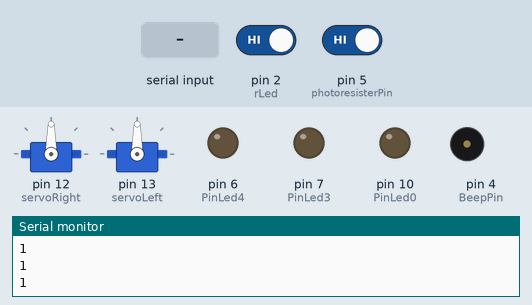
Recording of a sketch running on a simulated Arduino Uno, built with avr-gcc and run on an emulated ATmega328P. Parts: 2 × servo, output pins drawn as LEDs (lit = HIGH), buzzer (waves = sounding), the last lines printed to the serial monitor. The inputs (shaded band) are chosen by the test bench; at power-on: pin 2 (rLed) HIGH, pin 5 (photoresisterPin) HIGH.

Above: at 1.2 s.
1.3 s: "F" received over the second serial link
At 2.4 s:
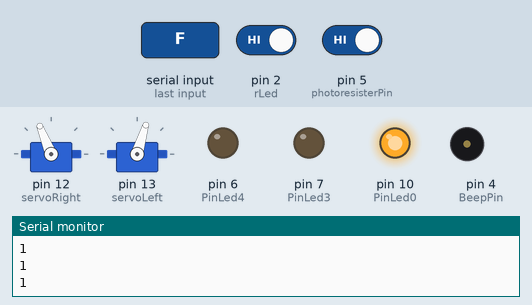
2.8 s: pin 2 (rLed) driven LOW
At 3.7 s:
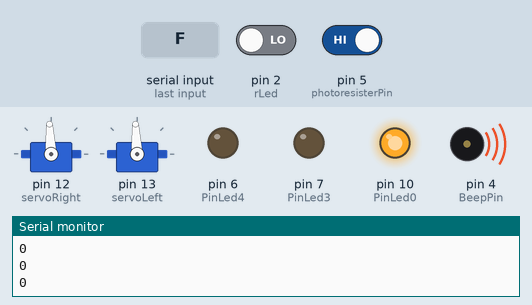
4.4 s: "B" received over the second serial link
At 5.1 s:
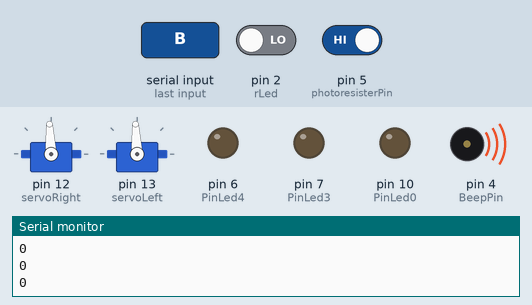
6.0 s: "L" received over the second serial link
At 6.4 s:
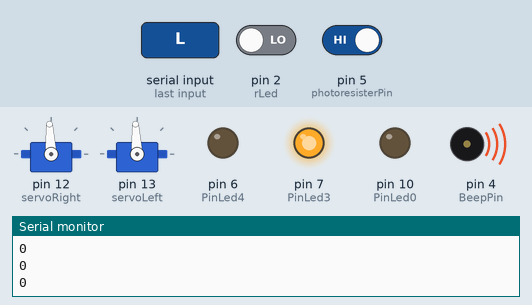
7.6 s: pin 5 (photoresisterPin) driven LOW
At 8.8 s:
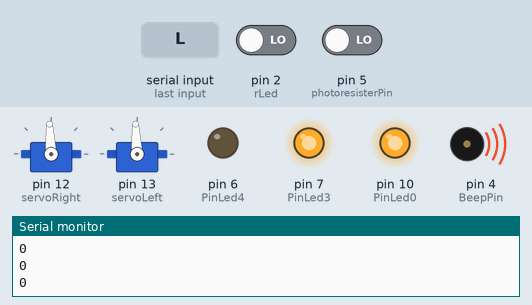
9.1 s: "R" received over the second serial link
At 10.3 s:
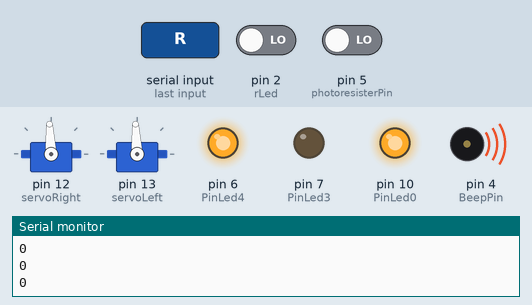
Timing chart, 0 to 11.7 s (numbered marks = the images above; inputs shaded):
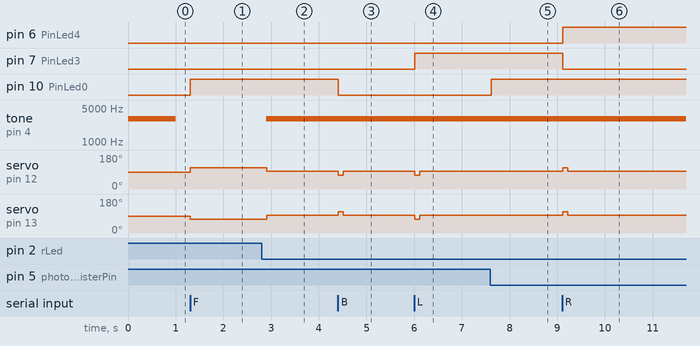

The sketch:

Car_remoteLight_v5.ino
```cpp
//*************************************************************** 使用藍芽控制ABB Car
#include<Servo.h>               //引用Servo Libary
#include <SoftwareSerial.h>      //引用藍芽相關 Libary
Servo servoRight;               //定義伺服馬達右邊輪子
Servo servoLeft;                //定義伺服馬達左邊輪子
SoftwareSerial BT(8, 9);         //接收腳(RX), 傳送腳(TX)
char val;                       //設定字元，用於接收資料的變數

//int PinLed1=11;               //設定左前LED
//int PinLed2=10;               //設定右前LED
int PinLed0=10;                 //設定前LED
int PinLed3=7;                  //設定左後LED
int PinLed4=6;                  //設定右後LED
int photoresisterPin=5;         //設定光敏電阻
int light_on;
int light_press=1;/////////////////////////////////
int rLed=2;
int BeepPin=4;                  //設定蜂鳴器

void setup()
{
  servoRight.attach(12);            //右輪連結servo的12腳
  servoLeft.attach(13);             //左輪連結servo的13腳
  Serial.begin(9600);               //設定鮑率為9600
  BT.begin(9600);                  //設定藍牙模組的連線速率
  pinMode(PinLed0,OUTPUT);         //設定前LED輸出腳位
  pinMode(PinLed3,OUTPUT);         //設定左後LED輸出腳位
  pinMode(PinLed4,OUTPUT);         //設定右後LED輸出腳位
  pinMode(photoresisterPin,INPUT); //設定光敏電阻
  pinMode(2,INPUT);                //設定redLED
  pinMode(4,OUTPUT);               //設定蜂鳴器
  //pinMode(2,INPUT);pinMode(3,OUTPUT);
  tone(BeepPin,3000,1000);         //tone(腳位,頻率,時間)
}

void loop()
  {
     //LED
    light_on=digitalRead(photoresisterPin);

    if (light_press==1)
      {
      if(light_on==0)                   //前方LED燈開
        {
          //digitalWrite(PinLed1,HIGH);
          //digitalWrite(PinLed2,HIGH);
          digitalWrite(PinLed0,HIGH);
         // Serial.println("light_on");
        }
      else if(light_on==1)              //前方LED燈關
        {
           //digitalWrite(PinLed1,LOW);
           //digitalWrite(PinLed2,LOW);
           digitalWrite(PinLed0,LOW);
           //Serial.println("light_off");
        }
      }
    else
      digitalWrite(PinLed0,HIGH);

    //LED燈開
    int irLed = digitalRead(rLed);
    Serial.println(irLed);
    delay(100);
    //蜂鳴器
    if (irLed==0)
    {
      tone(BeepPin,3000,500);
      bestop();
    }
    /////////////////////////
    //偵測到藍芽
    if (BT.available())
    {
      val = BT.read();        //讀取藍芽的值
      Serial.println(val);    //顯示藍芽的值

      //控制車子方向
      if(val=='F')
      {
        Serial.println(" Forward");
        forward();
        digitalWrite(PinLed3,LOW);
        digitalWrite(PinLed4,LOW);

        light_press=0;///////////////////
      }
      else if(val=='B')
      {
        Serial.println("Backward");
        backWard();
        digitalWrite(PinLed3,LOW);
        digitalWrite(PinLed4,LOW);

        light_press=1;///////////////////
      }
      else if(val=='L')
      {
        Serial.println("Left");
        turnLeft();
        digitalWrite(PinLed3,HIGH);
        digitalWrite(PinLed4,LOW);
      }
      else if(val=='R')
      {
        Serial.println("Right");
        turnRight();
        digitalWrite(PinLed3,LOW);
        digitalWrite(PinLed4,HIGH);
      }
      else if(val=='I')
      {
        Serial.println("RightUp");
        turnRightUp();
        digitalWrite(PinLed3,LOW);
        digitalWrite(PinLed4,HIGH);
      }
      else if(val=='G')
      {
        Serial.println("LeftUp");
        turnLeftUp();
        digitalWrite(PinLed3,HIGH);
        digitalWrite(PinLed4,LOW);
      }
      else if(val=='J')
      {
        Serial.println("RightDown");
        turnRightDown();
      }
      else if(val=='H')
      {
        Serial.println("LeftDown");
        turnLeftDown();
      }
      else
      {
        bestop();
        digitalWrite(PinLed3,LOW);
        digitalWrite(PinLed4,LOW);
      }
    }
  }


//redLED
int irDetect(int irLedPin,int irReceiverPin,long frequency)
{
  tone(irLedPin,frequency,8);
  delay(10);
  int ir=digitalRead(irReceiverPin);
  delay(10);
  return ir;
}
//control
int forward(){                              //前進
  servoRight.writeMicroseconds(1700);
  servoLeft.writeMicroseconds(1300);
}
int turnLeft(){                               //左
  servoRight.writeMicroseconds(1300);
  servoLeft.writeMicroseconds(1300);
}
int turnLeftUp(){                             //左上
  servoRight.writeMicroseconds(1500);
  servoLeft.writeMicroseconds(1300);
}
int turnLeftDown(){                           //左下
  servoRight.writeMicroseconds(1500);
  servoLeft.writeMicroseconds(1700);
}
int turnRight(){                              //右
  servoRight.writeMicroseconds(1700);
  servoLeft.writeMicroseconds(1700);
}
int turnRightUp(){                            //右上
  servoRight.writeMicroseconds(1700);
  servoLeft.writeMicroseconds(1500);
}
int turnRightDown(){                          //右下
  servoRight.writeMicroseconds(1300);
  servoLeft.writeMicroseconds(1500);
}
int backWard(){                               //後退
  servoRight.writeMicroseconds(1300);
  servoLeft.writeMicroseconds(1700);
}
int bestop(){                                 //停止
  servoRight.writeMicroseconds(1500);
  servoLeft.writeMicroseconds(1500);
}
```

Measured:
- after the input at 1.3 s, pin 10 (PinLed0): LOW → HIGH at once; servo on pin 12 (servoRight): 90° → 112° at once; servo on pin 13 (servoLeft): 90° → 73° at once
- after the input at 2.8 s, tone on pin 4 (BeepPin): silent → 3000 Hz after 0.10 s; servo on pin 12 (servoRight): 112° → 93° after 0.10 s; servo on pin 13 (servoLeft): 73° → 93° after 0.10 s
- after the input at 4.4 s, pin 10 (PinLed0): HIGH → LOW at once; servo on pin 12 (servoRight): 93° → 73° at once, → 93° 0.10 s later; servo on pin 13 (servoLeft): 93° → 112° at once, → 93° 0.10 s later
- after the input at 6.0 s, pin 7 (PinLed3): LOW → HIGH at once; servo on pin 12 (servoRight), servo on pin 13 (servoLeft): 93° → 73° at once, → 93° 0.10 s later
- after the input at 7.6 s, pin 10 (PinLed0): LOW → HIGH at once
- after the input at 9.1 s, pin 6 (PinLed4): LOW → HIGH at once; pin 7 (PinLed3): HIGH → LOW at once; servo on pin 12 (servoRight), servo on pin 13 (servoLeft): 93° → 112° at once, → 93° 0.10 s later
